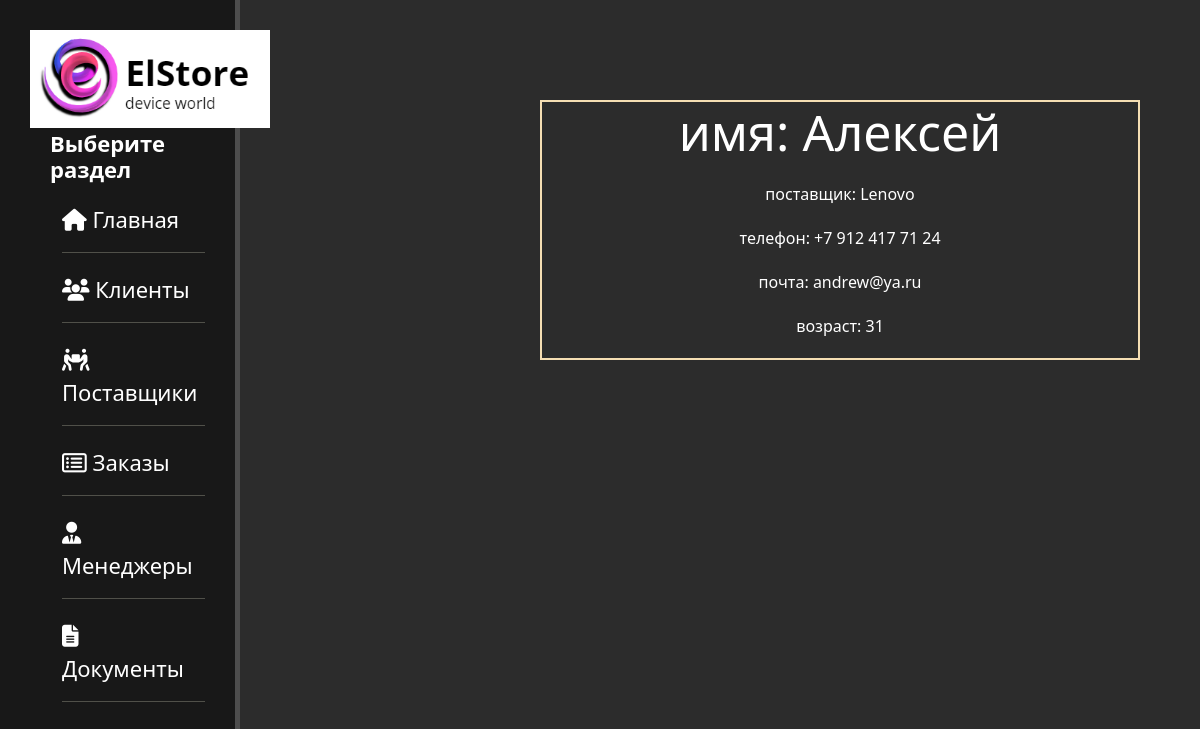
Screenshot of /managers/4 with the database file from the repository.
### base/models.py (models this page shows, shortened)
class Manager(models.Model):
    supplier = models.ForeignKey(Suppliers, on_delete=models.CASCADE, related_name='manager', verbose_name='поставщик')
    name = models.CharField(max_length=50, verbose_name='Имя')
    phone = models.CharField(max_length=20, verbose_name='Телефон')
    e_mail = models.CharField(max_length=30, verbose_name='Почта')
    age = models.CharField(max_length=3, verbose_name='Возраст')
    class Meta:
        verbose_name = 'Менеджер'
        verbose_name_plural = 'Менеджеры'

class Suppliers(models.Model):
    name = models.CharField(max_length=50, verbose_name='Название')
    city = models.CharField(max_length=50, verbose_name='Город')
    class Meta:
        verbose_name = 'Поставщик'
        verbose_name_plural = 'Поставщики'

### base/views.py (the view)
# urls.py: path('managers/<int:pk>', views.ManDetailView.as_view(), name='man_view'),
class ManDetailView(DetailView):
    model = Manager
    template_name = 'base/manager_details_view.html'
    context_object_name = 'manager'

### base/templates/base/manager_details_view.html (shortened to what this page needs)
{% extends 'base/layout.html' %} {% block content %}
<div class="features" id="detailview">
    <h1>имя: {{ manager.name }}</h1>
    <p>поставщик: {{ manager.supplier.name }}</p>
    <p>телефон: {{ manager.phone }}</p>
    <p>почта: {{ manager.e_mail }}</p>
    <p>возраст: {{ manager.age }}</p>
</div>
{% endblock %} {% block title %}Информация о менеджере{% endblock %}

### base/static/base/css/main.css (style rules this page uses)
body { background: #2c2c2c; }
main .features { float: left; color: #fff; margin-top: 10px; text-align: center; width: 75%; }
main .features h1 { font-size: 50px; }
main .features p { max-width: 400px; margin: 20px auto; }
#detailview { margin-top: 100px; border: 2px solid wheat; width: 50%; margin-left: 300px; }

### rows the page displays
Manager: name "Алексей", supplier.name "Lenovo", phone "+7 912 417 71 24", e_mail "andrew@ya.ru", age "31"
